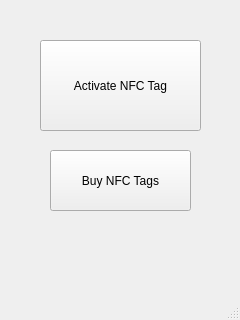
<?xml version="1.0" encoding="UTF-8"?>
<ui version="4.0">
 <class>NFC_Activate</class>
 <widget class="QMainWindow" name="NFC_Activate">
  <property name="geometry">
   <rect>
    <x>0</x>
    <y>0</y>
    <width>240</width>
    <height>320</height>
   </rect>
  </property>
  <property name="windowTitle">
   <string>MainWindow</string>
  </property>
  <widget class="QWidget" name="centralwidget">
   <widget class="QPushButton" name="pushButton">
    <property name="geometry">
     <rect>
      <x>40</x>
      <y>40</y>
      <width>161</width>
      <height>91</height>
     </rect>
    </property>
    <property name="text">
     <string>Activate NFC Tag</string>
    </property>
   </widget>
   <widget class="QPushButton" name="pushButton_2">
    <property name="geometry">
     <rect>
      <x>50</x>
      <y>150</y>
      <width>141</width>
      <height>61</height>
     </rect>
    </property>
    <property name="text">
     <string>Buy NFC Tags</string>
    </property>
   </widget>
  </widget>
  <widget class="QMenuBar" name="menubar">
   <property name="geometry">
    <rect>
     <x>0</x>
     <y>0</y>
     <width>240</width>
     <height>21</height>
    </rect>
   </property>
  </widget>
  <widget class="QStatusBar" name="statusbar"/>
 </widget>
 <resources/>
 <connections/>
</ui>
